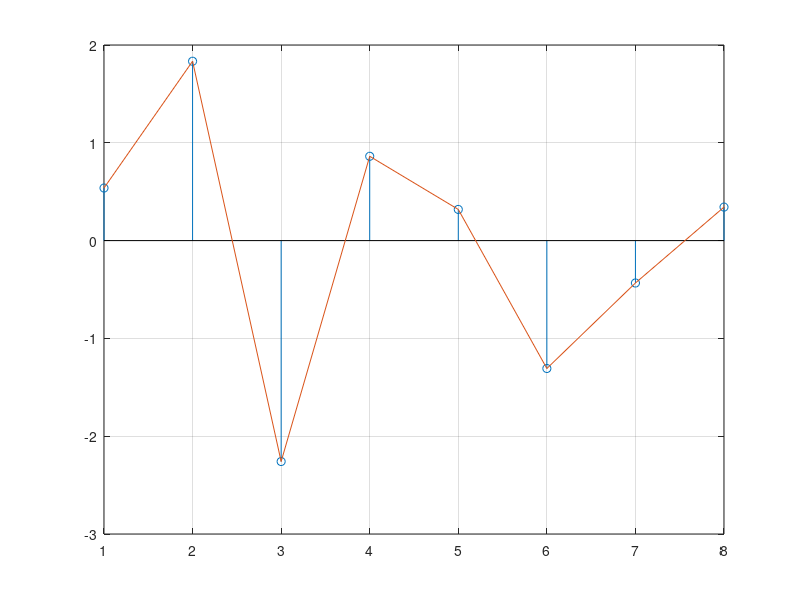
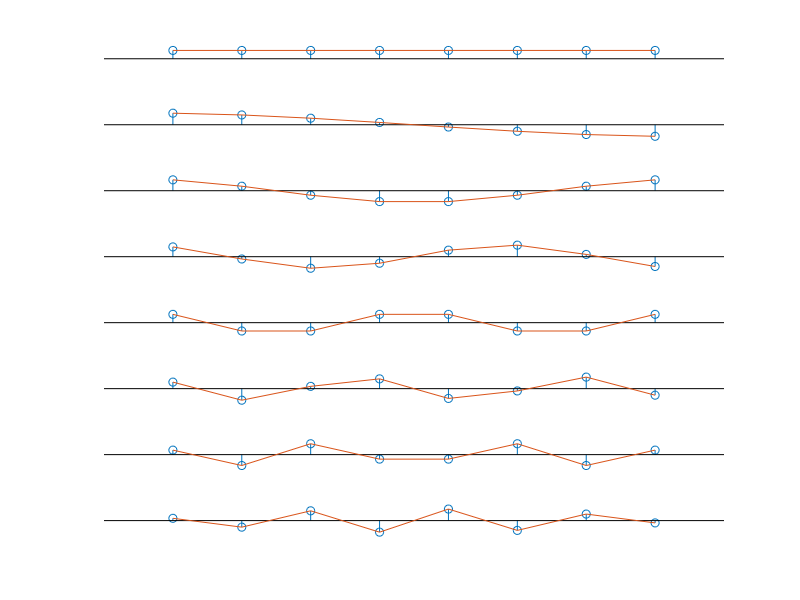

Here is the MATLAB script that generated these plots, in order: (Note: this script raises an error after producing the figures.)
load HW_01; % Loads HW_01 data


% Problem 1A f
figure(1);                                      % Creates a new figure window

stem(x);                                        % Plots discrete sequence of the data x
hold on;                                        % Keeps current figure
plot(x);                                        % Plots 2D line plot of the data x
grid;                                           % Displays axes grid lines


% Problem 1B
figure(2)                                       % Creates a new figure window

for k = 1:8                                     % For loop to index numbers 1 through 8
    subplot(8, 1, k);                           % Creates an 8 row by 1 column grid of subplots 
    stem(U(:, k));                              % Plots discrete sequence of each column of the data U
    axis([0 9 -0.5 0.5]);                       % Set axis limits for x: 0 to 9 and y: -0.5 to 0.5
    axis off;                                   % Turns off axis lines
    hold on;                                    % Keeps current plot for next loop
end 

for k = 1:8                                     % For loop to index numbers 1 through 8
    subplot(8, 1, k);                           % Creates an 8 row by 1 column grid of subplots
    plot(U(:, k));                              % Plots 2D line plots for every row of the data U
end 


% Problem 1C

a = U' * x;                                     % Computes the expansion coefficients of x with respect to the basis vectors in matrix U


% Problem 1D

a2 = zeros(length(a), 1);                       % Create a zero vector of length 8
[B, I] = maxk(a, 2, 'ComparisonMethod', 'abs'); % Find the 2 largest numbers and their indices

for i = 1:length(I)                             % Sequence through the number of largest indices
    for j = 1:length(a2)                        % Sequence through the zero vector
        if j == I(i)                            % Check if index # is the same as the index # of the largest integer
            a2(j) = B(i);                       % Replace the zero with the next largest integer
        end
    end
end


% Problem 1E

x2 = inv(U') * a2;                              % Calculate an approximation of the original signal x using a2
figure(1);                                      % Revisit figure 1 to plot the approximation x2
stem(x2, 'r*'); 
plot(x2, 'r');


% Problem 1F

a4 = zeros(length(a), 1);                       % Create a zero vector of length 8
[B, I] = maxk(a, 4, 'ComparisonMethod', 'abs'); % Find the 2 largest numbers and their indices

for i = 1:length(I)                             % Sequence through the number of largest indices
    for j = 1:length(a4)                        % Sequence through the zero vector
        if j == I(i)                            % Check if index # is the same as the index # of the largest integer
            a4(j) = B(i);                       % Replace the zero with the next largest integer
        end
    end
end

x4 = inv(U') * a4;                              % Calculate an approximation of the original signal x using a4


% Problem 1G

figure(1);                                      % Revisit figure 1 to plot the approximation x4
stem(x4, 'gx');
plot(x4, 'g');


% Problem 1H

x8 = U*a;                                             % Calculate full reconstruction of signal x with all coefficients
relative_error_x8 = sqrt(sum((x-x8).^2) / sum(x.^2))  % Calculate relative error of full reconstruction
relative_error_x4 = sqrt(sum((x-x4).^2) / sum(x.^2))  % Calculate relative error of approximation x4
relative_error_x2 = sqrt(sum((x-x2).^2) / sum(x.^2))  % Calculate relative error of approximation x2


